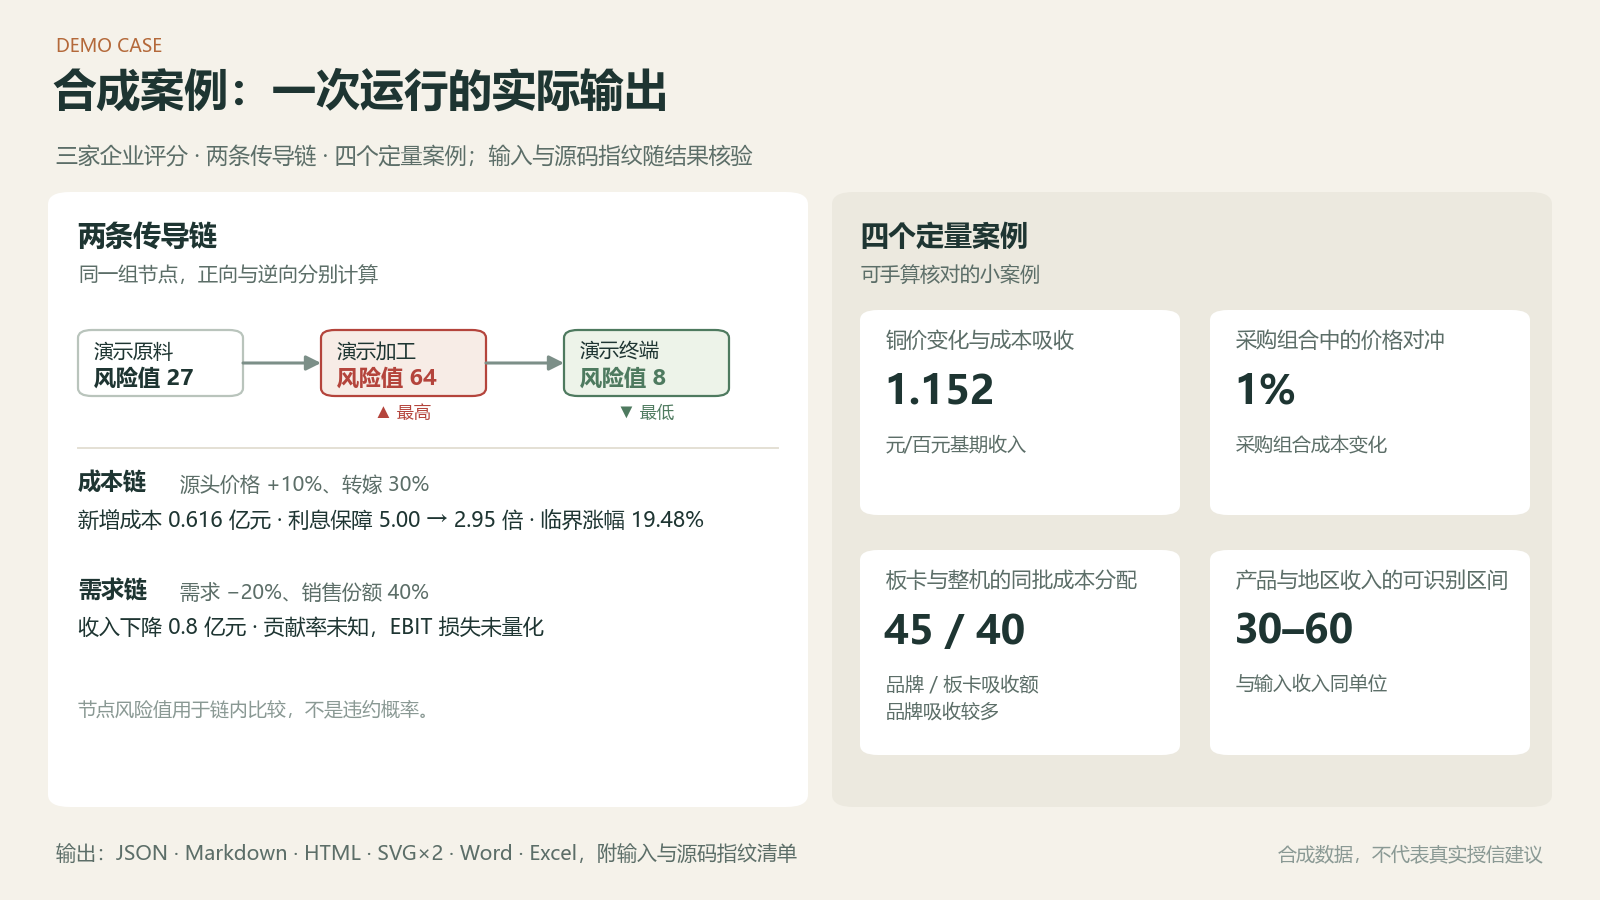

Write the Python code that produced this figure.
r"""从仓库中的合成案例结果生成 README 案例图。

在仓库根目录运行：
python -B assets\readme-demo-case.py --font C:\Windows\Fonts\msyh.ttc --bold-font C:\Windows\Fonts\msyhbd.ttc

此脚本固定展示归档的示例结果（examples/results/analysis.json），不依赖业务包；
链路风险值、两条链的情景结果与四个定量案例均从该文件读取，图中不引入新的数字。
核对新版本后可用 --source-sha256 显式更改校验值。
"""

from __future__ import annotations

import argparse
from hashlib import sha256
import json
from pathlib import Path
import warnings

import matplotlib

matplotlib.use("Agg")
from matplotlib.font_manager import FontProperties
from matplotlib.ft2font import FT2Font
from matplotlib.lines import Line2D
from matplotlib.patches import FancyArrowPatch, FancyBboxPatch
import matplotlib.pyplot as plt

ROOT = Path(__file__).resolve().parents[1]
SOURCE = ROOT / "examples" / "results" / "analysis.json"
SOURCE_SHA256 = "48af71180a283f404203181c6b7746fcd0d0875d0713b55138164afa83942dc4"
WIDTH, HEIGHT, DPI = 1600, 900, 100
COLORS = {
    "background": "#F5F2EA",
    "paper": "#FFFFFF",
    "side": "#ECE9DF",
    "ink": "#1E3532",
    "secondary": "#5C6E68",
    "muted": "#8A9994",
    "copper": "#B4693A",
    "grid": "#E4E0D4",
    "high": "#B4443C",
    "high_bg": "#F7ECE6",
    "mid": "#B07C2A",
    "mid_bg": "#F6F1E3",
    "low": "#4E7A5F",
    "low_bg": "#EDF3E9",
    "node": "#FFFFFF",
    "node_edge": "#B9C4BC",
    "arrow": "#7C8F88",
}


def source_digest(raw: bytes) -> str:
    """仅统一 CRLF/LF 换行，保持其余字节不变。"""
    return sha256(raw.replace(b"\r\n", b"\n")).hexdigest()


def case_display(case):
    """把每个定量案例映射为图上的数字与说明。"""
    result = case["result"]
    if case["id"] == "copper":
        return f"{result['retained_cost_per_100_revenue']:g}", ("元/百元基期收入",)
    if case["id"] == "feed":
        return f"{result['cost_change_pct']:g}%", ("采购组合成本变化",)
    if case["id"] == "board":
        return (
            f"{result['brand_retained_cost']:g} / {result['board_retained_cost']:g}",
            ("品牌 / 板卡吸收额", result["comparison"]),
        )
    if case["id"] == "overlap":
        return f"{result['lower']:g}–{result['upper']:g}", ("与输入收入同单位",)
    raise ValueError(f"未处理的定量案例：{case['id']}")


def read_snapshot(source: Path, expected_sha256: str):
    """校验示例结果版本，再提取绘图所需的全部字段。"""
    raw = source.read_bytes()
    digest = source_digest(raw)
    if digest != expected_sha256:
        raise ValueError("analysis.json 与指定版本不符；核对数据后可用 --source-sha256 显式指定校验值")
    data = json.loads(raw.decode("utf-8"))
    chains = {chain["id"]: chain for chain in data["chains"]}
    cost = chains["cost-chain"]
    demand = chains["demand-chain"]
    nodes = tuple(
        (row["name"], row["risk_value"], row["risk"])
        for row in cost["comparison_rows"]
    )
    cases = tuple((case["title"],) + case_display(case) for case in data["quantitative_cases"])
    return {
        "nodes": nodes,
        "cost_parameters": cost["scenario"]["parameters"],
        "cost_result": cost["scenario"]["result"],
        "demand_parameters": demand["scenario"]["parameters"],
        "demand_result": demand["scenario"]["result"],
        "cases": cases,
    }, digest


def overview(snapshot, regular_font: Path, bold_font: Path):
    """布局用像素表达，使导出的文字和间距保持稳定。"""
    regular_glyphs = FT2Font(str(regular_font)).get_charmap()
    bold_glyphs = FT2Font(str(bold_font)).get_charmap()
    fonts = {
        False: FontProperties(fname=str(regular_font)),
        True: FontProperties(fname=str(bold_font)),
    }
    fig = plt.figure(figsize=(WIDTH / DPI, HEIGHT / DPI), dpi=DPI)
    fig.patch.set_facecolor(COLORS["background"])

    def label(x, y, text, size=24, color="ink", bold=False, **kwargs):
        glyphs = bold_glyphs if bold else regular_glyphs
        missing = {char for char in text if not char.isspace() and ord(char) not in glyphs}
        if missing:
            raise ValueError(f"中文字体缺少字符：{''.join(sorted(missing))}")
        return fig.text(
            x / WIDTH, 1 - y / HEIGHT, text,
            fontsize=size * 72 / DPI, fontproperties=fonts[bold],
            color=COLORS.get(color, color), va="top", **kwargs,
        )

    def panel(x, y, width, height, color, radius=22, edge=None, linewidth=0):
        shape = FancyBboxPatch(
            (x / WIDTH, 1 - (y + height) / HEIGHT),
            width / WIDTH, height / HEIGHT,
            boxstyle=f"round,pad=0,rounding_size={radius / WIDTH}",
            transform=fig.transFigure, linewidth=linewidth,
            edgecolor=COLORS.get(edge, edge) if edge else "none",
            facecolor=COLORS.get(color, color), zorder=2,
        )
        fig.add_artist(shape)

    def arrow(start, end, color="arrow", width=2.2):
        patch = FancyArrowPatch(
            (start[0] / WIDTH, 1 - start[1] / HEIGHT),
            (end[0] / WIDTH, 1 - end[1] / HEIGHT),
            transform=fig.transFigure, arrowstyle="-|>",
            mutation_scale=22, linewidth=width, color=COLORS.get(color, color),
            shrinkA=0, shrinkB=0, zorder=3,
        )
        fig.add_artist(patch)

    label(56, 38, "DEMO CASE", size=18, color="copper")
    label(52, 70, "合成案例：一次运行的实际输出", size=44, bold=True)
    label(56, 146, "三家企业评分 · 两条传导链 · 四个定量案例；输入与源码指纹随结果核验", size=22, color="secondary")

    panel(48, 192, 760, 615, "paper")
    label(77, 222, "两条传导链", size=28, bold=True)
    label(78, 265, "同一组节点，正向与逆向分别计算", size=20, color="secondary")
    tone_of = {"high": "high", "low": "low", "plain": "ink"}
    edge_of = {"high": "high", "low": "low", "plain": "node_edge"}
    background_of = {"high": "high_bg", "low": "low_bg", "plain": "node"}
    mark_of = {"high": "▲ 最高", "low": "▼ 最低"}
    for index, (name, risk_value, risk) in enumerate(snapshot["nodes"]):
        x = 78 + index * 243
        panel(x, 330, 165, 66, background_of[risk], radius=14, edge=edge_of[risk], linewidth=1.6)
        label(x + 16, 342, name, size=20)
        label(x + 16, 368, f"风险值 {risk_value}", size=22, color=tone_of[risk], bold=True)
        if risk in mark_of:
            label(x + 82, 404, mark_of[risk], size=17, color=tone_of[risk], ha="center")
        if index < 2:
            arrow((x + 165, 363), (x + 243, 363))

    fig.add_artist(Line2D(
        [78 / WIDTH, 778 / WIDTH], [1 - 448 / HEIGHT] * 2,
        transform=fig.transFigure, color=COLORS["grid"], linewidth=1.4,
    ))

    cost_parameters = snapshot["cost_parameters"]
    cost_result = snapshot["cost_result"]
    label(78, 470, "成本链", size=23, bold=True)
    label(180, 475, f"源头价格 +{cost_parameters['shock'] * 100:g}%、转嫁 {cost_parameters['pass_through'] * 100:g}%", size=20, color="secondary")
    label(78, 510, f"新增成本 {cost_result['added_cost_yi']:g} 亿元 · 利息保障 {cost_result['interest_cover_before_x']:.2f} → {cost_result['interest_cover_after_x']:.2f} 倍 · 临界涨幅 {cost_result['critical_shock_pct']:g}%", size=21)

    demand_parameters = snapshot["demand_parameters"]
    demand_result = snapshot["demand_result"]
    label(78, 578, "需求链", size=23, bold=True)
    label(180, 583, f"需求 −{demand_parameters['shock'] * 100:g}%、销售份额 {demand_parameters['sales_share'] * 100:g}%", size=20, color="secondary")
    label(78, 618, f"收入下降 {demand_result['revenue_loss_yi']:g} 亿元 · 贡献率未知，EBIT 损失未量化", size=21)
    label(78, 700, "节点风险值用于链内比较，不是违约概率。", size=19, color="muted")

    panel(832, 192, 720, 615, "side")
    label(860, 222, "四个定量案例", size=28, bold=True)
    label(861, 265, "可手算核对的小案例", size=20, color="secondary")
    for index, (title, value, notes) in enumerate(snapshot["cases"]):
        x = 860 + (index % 2) * 350
        y = 310 + (index // 2) * 240
        panel(x, y, 320, 205, "paper", radius=18)
        label(x + 26, y + 20, title, size=21, color="secondary")
        label(x + 24, y + 62, value, size=40, bold=True)
        for line_index, note in enumerate(notes):
            label(x + 26, y + 124 + line_index * 28, note, size=19, color="secondary")

    label(56, 845, "输出：JSON · Markdown · HTML · SVG×2 · Word · Excel，附输入与源码指纹清单", size=20, color="secondary")
    label(1544, 845, "合成数据，不代表真实授信建议", size=19, color="muted", ha="right")
    return fig


def main():
    parser = argparse.ArgumentParser(description=__doc__)
    parser.add_argument("--font", required=True, type=Path)
    parser.add_argument("--bold-font", required=True, type=Path)
    parser.add_argument("--source-sha256", default=SOURCE_SHA256, help="analysis.json 按 LF 归一化后的 SHA-256")
    args = parser.parse_args()
    output = Path(__file__).with_suffix(".png")
    snapshot, source_hash = read_snapshot(SOURCE, args.source_sha256)
    with warnings.catch_warnings():
        warnings.filterwarnings("error", message="Glyph .* missing from.*")
        figure = overview(snapshot, args.font, args.bold_font)
        figure.savefig(output, dpi=DPI, facecolor=figure.get_facecolor(), metadata={
            "Title": "合成案例：一次运行的实际输出 — README 案例图",
            "Description": f"Source: examples/results/analysis.json; SHA256 (LF normalized): {source_hash}; synthetic demo case",
        })
        plt.close(figure)
    if source_digest(SOURCE.read_bytes()) != source_hash:
        raise RuntimeError("输入数据在绘图过程中发生变化")
    print(json.dumps({
        "output": str(output), "size": [WIDTH, HEIGHT], "source_sha256_lf": source_hash,
        "nodes": [name for name, _, _ in snapshot["nodes"]],
        "cases": [title for title, _, _ in snapshot["cases"]],
    }, ensure_ascii=False))


if __name__ == "__main__":
    main()
